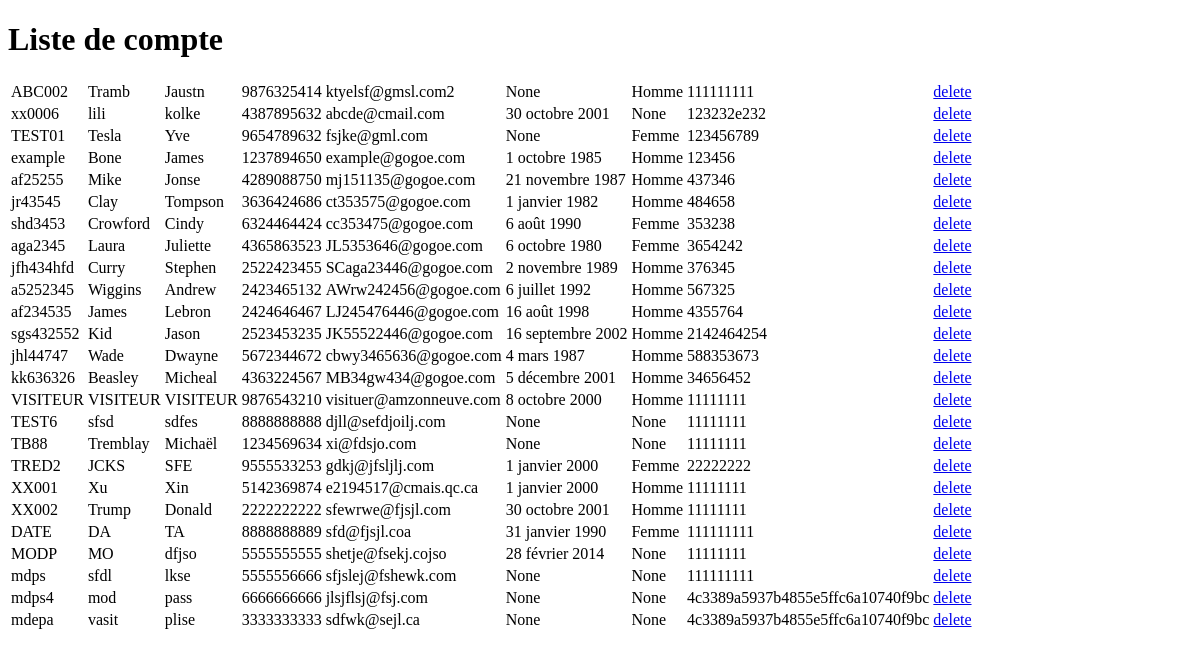
The page /compte/liste/ on the database as committed earlier.
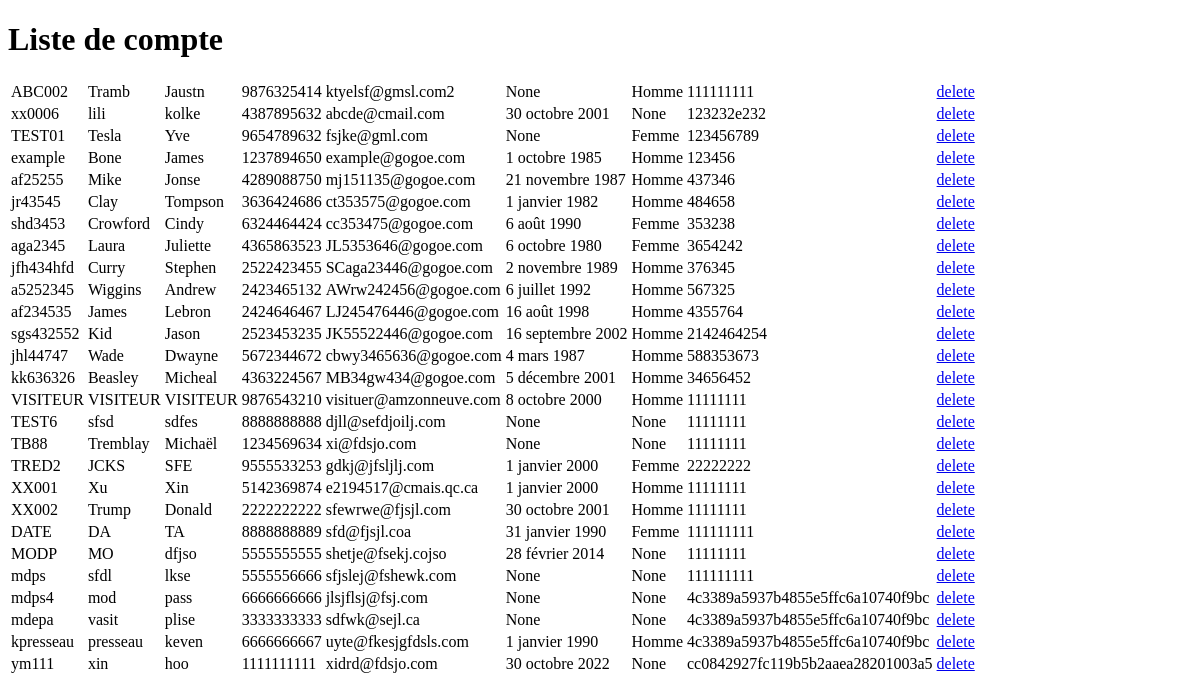
The same page on the database as committed later.
### gestion_vente/models.py (models this page shows, shortened)
class CompteUser(models.Model):
    nomCompte = models.CharField(verbose_name='Nom Compte',max_length=20, unique=True)
    nom = models.CharField(verbose_name='Nom',  max_length=20)
    prenom = models.CharField(verbose_name='Prenom', max_length=20)
    telephone = models.CharField(verbose_name='Telephone', max_length=20)
    courriel = models.EmailField(verbose_name='courriel')
    motDePasse = models.CharField(verbose_name='Mot de passe',  max_length=64)
    dateNaissance = models.DateField(verbose_name='Date de naissance', null=True, blank=True)
    gender_choices = (
        (1, 'Homme'),
        (2, 'Femme'),
    )
    gender = models.SmallIntegerField(verbose_name='Sexe', choices=gender_choices,null=True, blank=True)

### gestion_vente/views.py (the view)
# urls.py: path("compte/liste/", views.compte_liste, name="compte_liste"),
def compte_liste(request):
    liste1 = models.CompteUser.objects.all()
    return render(request, "compte_liste.html", {"liste1":liste1})

### gestion_vente/templates/compte_liste.html (shortened to what this page needs)
<!DOCTYPE html>
<html lang="en">
<head>
</head>
<body>
    <h1>Liste de compte</h1>
    <div>
        <table>
            {% for user in liste1 %}
            <tr>
                <td>{{ user.nomCompte }}</td>
                <td>{{ user.nom }}</td>
                <td>{{ user.prenom }}</td>
                <td>{{ user.telephone }} </td>
                <td>{{ user.courriel }}</td>
                <td>{{ user.dateNaissance }}</td>
                <td>{{ user.get_gender_display }}</td>
                <td>{{ user.motDePasse }}</td>
                <td><a href="/compte/{{ user.id }}/delete">delete</a></td>
            </tr>
            {% endfor %}
        </table>
    </div>
</body>
</html>

Rows that differ between the two databases and show on the page:
added CompteUser: nomCompte "kpresseau", nom "presseau", prenom "keven", telephone "6666666667", courriel "uyte@fkesjgfdsls.com", dateNaissance "1 janvier 1990", gender "Homme", motDePasse "4c3389a5937b4855e5ffc6a10740f9bc"
added CompteUser: nomCompte "ym111", nom "xin", prenom "hoo", telephone "1111111111", courriel "xidrd@fdsjo.com", dateNaissance "30 octobre 2022", gender "None", motDePasse "cc0842927fc119b5b2aaea28201003a5"
